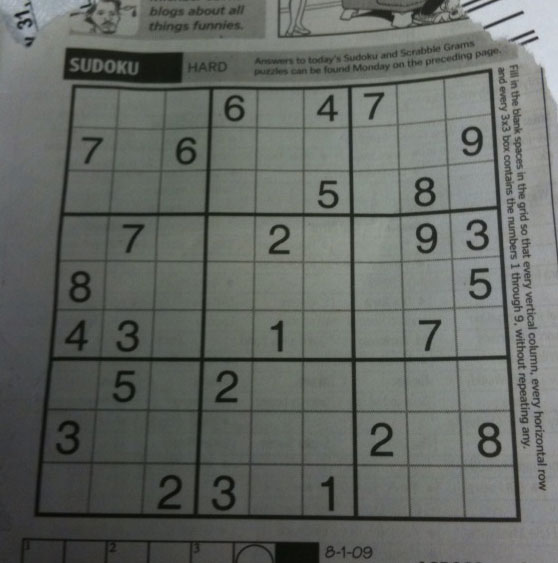
#> input picture Exercises/Part1/data/sudoku.png, 558 x 563 px
$ jupyter execute --allow-errors 5_image_segmentation.ipynb
#> lines starting #> are read from the running program, lines starting #| are printed output that depends on the picture; after the words box and inside, x2 and y2 are one past the last pixel; in counts of white or black regions, pixels touching at a corner belong together
# Image Segmentation

## Thresholding

[cell 1]
import numpy as np
import cv2
import matplotlib.pyplot as plt
import os

imagesDir = './data'

[cell 2]
img = cv2.imread(os.path.join(imagesDir, 'sudoku.png'))
#> img is the input picture: shape (563, 558, 3); mean B, G, R 99.5, 104.1, 100
img = cv2.cvtColor(img, cv2.COLOR_BGR2GRAY)
#> img: shape (563, 558)

plt.imshow(img, cmap='gray')
plt.title('Original Image')
plt.axis('off')
plt.show()

[cell 3]
blur1 = cv2.medianBlur(img, 5)

# Global Thresholding
_, thresh_binary = cv2.threshold(blur1, 127, 255, cv2.THRESH_BINARY)
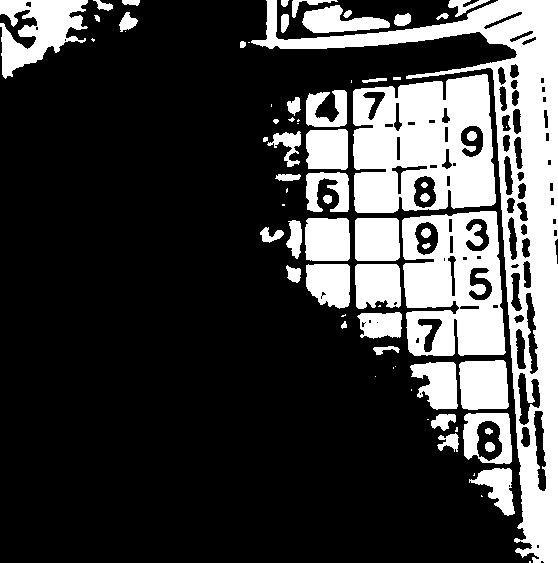
#> thresh_binary: shape (563, 558); 26% white; 73 white regions (22 under 20 px), largest, box (x1, y1, x2, y2) and area: (251, 0, 558, 563) 27354, (353, 74, 496, 213) 15287, (402, 211, 506, 356) 11071
_, thresh_binary_inv = cv2.threshold(blur1, 127, 255, cv2.THRESH_BINARY_INV)
_, thresh_truncate = cv2.threshold(blur1, 50, 255, cv2.THRESH_TRUNC)
_, thresh_to_zero = cv2.threshold(blur1, 127, 255, cv2.THRESH_TOZERO)
_, thresh_to_zero_inv = cv2.threshold(blur1, 127, 255, cv2.THRESH_TOZERO_INV)

titles = ['BINARY','BINARY_INV','TRUNC','TOZERO','TOZERO_INV']
images = [thresh_binary, thresh_binary_inv, thresh_truncate, thresh_to_zero, thresh_to_zero_inv]

fig = plt.figure(figsize=(17, 15))

for i in range(5):
    plt.subplot(1,5,i+1)
    plt.imshow(images[i],'gray',vmin=0,vmax=255)
    plt.title(titles[i])
    plt.xticks([])
    plt.yticks([])

plt.show()

# Adaptive Thresholding
adaptive_mean_thresh = cv2.adaptiveThreshold(blur1, 255, cv2.ADAPTIVE_THRESH_MEAN_C, cv2.THRESH_BINARY, 11, 2)
#> adaptive_mean_thresh: shape (563, 558); 78.5% white; 933 black regions (750 under 20 px), largest, box (x1, y1, x2, y2) and area: (34, 68, 521, 523) 16003, (187, 0, 535, 63) 4523, (63, 47, 184, 83) 2276
adaptive_gaussian_thresh = cv2.adaptiveThreshold(blur1, 255, cv2.ADAPTIVE_THRESH_GAUSSIAN_C, cv2.THRESH_BINARY, 11, 2)
#> adaptive_gaussian_thresh: shape (563, 558); 81.8% white; 695 black regions (518 under 20 px), largest, box (x1, y1, x2, y2) and area: (34, 68, 521, 522) 14492, (277, 0, 501, 38) 2417, (63, 47, 184, 83) 2026

# Otsu's Thresholding (after gaussian filtering)
blur2 = cv2.GaussianBlur(img,(5,5),0)
_, otsu_thresh = cv2.threshold(blur2, 0, 255, cv2.THRESH_BINARY + cv2.THRESH_OTSU)
#> otsu_thresh: shape (563, 558); 58.8% white; 179 black regions (109 under 20 px), largest, box (x1, y1, x2, y2) and area: (0, 47, 522, 563) 115329, (278, 0, 466, 38) 2012, (145, 19, 244, 37) 1189

titles = ['Adaptive Mean \nThresholding', 'Adaptive Gaussian \nThresholding', 'Otsu\'s Thresholding']
images = [adaptive_mean_thresh, adaptive_gaussian_thresh, otsu_thresh]

fig = plt.figure(figsize=(10, 8))

for i in range(3):
    plt.subplot(1,3,i+1)
    plt.imshow(images[i],'gray')
    plt.title(titles[i])
    plt.axis('off')

plt.show()

## Segmentation with K-Means

[K-Means](https://docs.opencv.org/master/d5/d38/group__core__cluster.html#ga9a34dc06c6ec9460e90860f15bcd2f88)

[cell 4]
img2 = cv2.imread(os.path.join(imagesDir, 'home.jpg'))
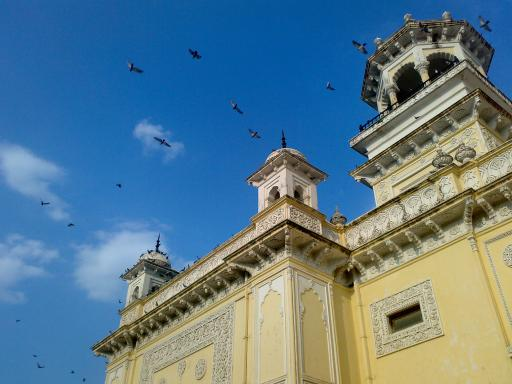
#> input picture Exercises/Part1/data/home.jpg, 512 x 384 px
#> img2 is the input picture: shape (384, 512, 3); mean B, G, R 141.2, 123.9, 91.6
img2 = cv2.cvtColor(img2, cv2.COLOR_BGR2RGB)

plt.imshow(img2)
plt.title('Original Image')
plt.axis('off')
plt.show()

[cell 5]
Z = img2.reshape((-1,3))
Z = np.float32(Z)

# Define criteria, number of clusters(K) and apply kmeans
criteria = (cv2.TERM_CRITERIA_EPS + cv2.TERM_CRITERIA_MAX_ITER, 10, 1.0)
k = 4
ret, label, center = cv2.kmeans(Z, k, None, criteria, 10, cv2.KMEANS_RANDOM_CENTERS)
#> ret = 261775482.8; center = [[66.57, 61.83, 41.95], [35.26, 105.8, 171.3], [139.1, 129, 93.17], [190.4, 183.7, 148.3]]

# Convert back to uint8, and make resulting image
center = np.uint8(center)
#> center = [[66, 61, 41], [35, 105, 171], [139, 129, 93], [190, 183, 148]]
result = center[label.flatten()]
result = result.reshape((img2.shape))

plt.imshow(result)
plt.title('K-Means Segmentation')
plt.axis('off')
plt.show()

## Segmentation with Watersheds

[Watershed](https://docs.opencv.org/4.5.1/d7/d1b/group__imgproc__misc.html#ga3267243e4d3f95165d55a618c65ac6e1)

Please check [this page](https://docs.opencv.org/4.x/d3/db4/tutorial_py_watershed.html) to fully follow and comprehend all the morphological operations applied.

[cell 6]
coins = cv2.imread(os.path.join(imagesDir, 'watershed_coins.jpg'))
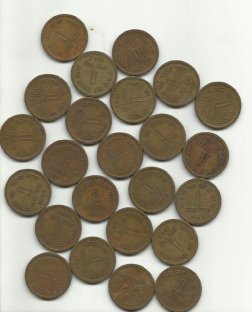
#> input picture Exercises/Part1/data/watershed_coins.jpg, 252 x 312 px
#> coins is the input picture: shape (312, 252, 3); mean B, G, R 136.3, 153.2, 161.4
coins = cv2.cvtColor(coins, cv2.COLOR_BGR2RGB)
coinsGray = cv2.cvtColor(coins, cv2.COLOR_RGB2GRAY)

plt.imshow(coinsGray, cmap='gray')
plt.title('Original Image')
plt.axis('off')
plt.show()

[cell 7]
# Finding an approximate estimate of the coins, using Otsu's binarization
ret, thresh = cv2.threshold(coinsGray, 0, 255, cv2.THRESH_BINARY_INV + cv2.THRESH_OTSU)
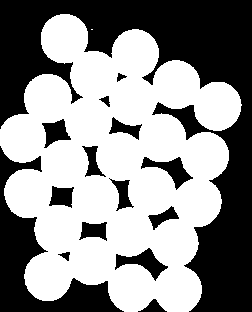
#> thresh: shape (312, 252); 55.9% white; 15 black regions, largest, box (x1, y1, x2, y2) and area: (0, 0, 252, 312) 24925, (0, 146, 124, 312) 5653, (115, 248, 168, 281) 657
#> ret = 162

plt.imshow(thresh, cmap='gray')
plt.title('Image after Otsu')
plt.axis('off')
plt.show()

[cell 8]
# Removing Noise
kernel = np.ones((3,3),np.uint8)
opening = cv2.morphologyEx(thresh, cv2.MORPH_OPEN, kernel, iterations = 2)
#> opening: shape (312, 252); 55.9% white; 15 black regions, largest, box (x1, y1, x2, y2) and area: (0, 0, 252, 312) 24935, (0, 146, 124, 312) 5653, (115, 248, 168, 281) 657

# Getting the background area
bg = cv2.dilate(opening, kernel, iterations=3)
#> bg: shape (312, 252); 66.1% white; 17 black regions (5 under 20 px), largest, box (x1, y1, x2, y2) and area: (0, 0, 252, 312) 21098, (0, 155, 116, 312) 4232, (175, 109, 199, 133) 203

# Getting the foreground area
distTransform = cv2.distanceTransform(opening, cv2.DIST_L2, 5)
ret, fg = cv2.threshold(distTransform, 0.7 * distTransform.max(), 255, 0)
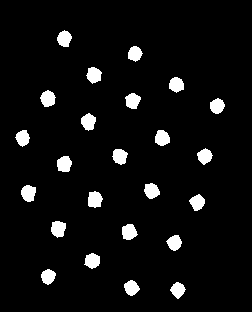
#> fg: shape (312, 252) float32; 5.6% white; 24 white regions, largest, box (x1, y1, x2, y2) and area: (88, 191, 103, 208) 198, (21, 185, 36, 202) 196, (51, 221, 66, 238) 196
#> ret = 16.78

# Getting the "unknown" area
fg = np.uint8(fg)
unknown = cv2.subtract(bg, fg)

fig, ax = plt.subplots(1,2,figsize=(8,6))

ax[0].imshow(distTransform, cmap='gray')
ax[0].set_title('Distance Transform')
ax[0].axis('off')

ax[1].imshow(fg, cmap='gray')
ax[1].set_title('Foreground')
ax[1].axis('off')

plt.show()

[cell 9]
# Marker labelling
ret, markers = cv2.connectedComponents(fg)
#> markers: shape (312, 252) int32; 25 distinct labels, from 0 to 24
#> ret = 25

# Add one to all labels so that sure background is not 0, but 1
markers = markers + 1
#> markers: shape (312, 252) int32; 25 distinct labels, from 1 to 25

# Now, mark the region of unknown with zero
markers[unknown==255] = 0
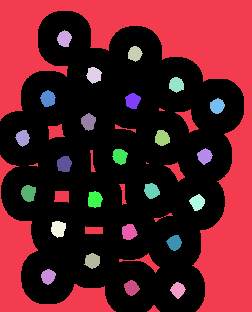
#> markers: shape (312, 252) int32; 26 distinct labels, from 0 to 25; one colour per label, 0 black

# Finally apply Watershed
markers = cv2.watershed(coins, markers)
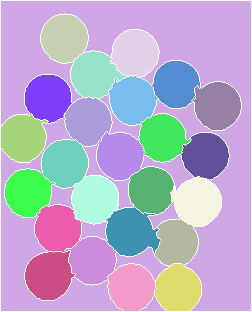
#> markers: shape (312, 252) int32; 26 distinct labels, from -1 to 25; one colour per label, 0 black, -1 white
coins[markers == -1] = [255,0,0]
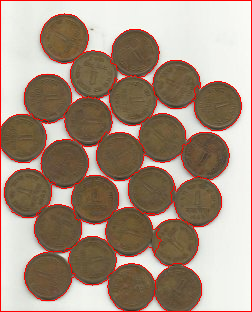
#> coins: shape (312, 252, 3); mean R, G, B 166, 145, 128.8

fig, ax = plt.subplots(1,2,figsize=(8,6))

ax[0].imshow(markers, cmap='Spectral')
ax[0].set_title('Marker Image After Segmentation')
ax[0].axis('off')

ax[1].imshow(coins)
ax[1].set_title('Watershed Segmentation Result')
ax[1].axis('off')

plt.show()

## Segmentation with Meanshift

`pyrMeanShiftFiltering(src, sp, sr, maxLevel, termcrit)`

*sp*: The spacial window radius

*sr*: The color window radius

*maxLevel*: Maximum level of the pyramid for the segmentation (by default is 1)

*termcrit*: Termination criteria (when to stop meanshift iterations)

[cell 10]
img3 = cv2.imread(os.path.join(imagesDir, 'streetLines_01.jpg'))
#> (the rest of this cell did not finish here and is left out)

### 1. Varying the spatial window radius

[cell 11]
fig, ax = plt.subplots(2, 2, figsize=(14,8))

#> (the rest of this cell did not finish here and is left out)

### 2. Varying the color window radius

[cell 12]
fig, ax = plt.subplots(2, 2, figsize=(14,8))

#> (the rest of this cell did not finish here and is left out)

### 3. Varying the maximum level of the pyramid

[cell 13]
fig, ax = plt.subplots(3, 2, figsize=(14,12))
fig.delaxes(ax[2][1])

for maxPyrLevel in range(2,12,2):
    segmentedRoadImg = cv2.pyrMeanShiftFiltering(img3, 40, 20, maxPyrLevel)
    ax[maxPyrLevel // 5, int(maxPyrLevel % 4 == 0)].imshow(segmentedRoadImg)
    ax[maxPyrLevel // 5, int(maxPyrLevel % 4 == 0)].set_title('maxPyrLevel = {0}'.format(maxPyrLevel))
    ax[maxPyrLevel // 5, int(maxPyrLevel % 4 == 0)].axis('off')
#> this loop made 5 passes
#> segmentedRoadImg on passes 1 to 5: [2, 0, 0, 0], [4, 0, 0, 0], [6, 0, 0, 0], [8, 0, 0, 0], [10, 0, 0, 0]

plt.show()
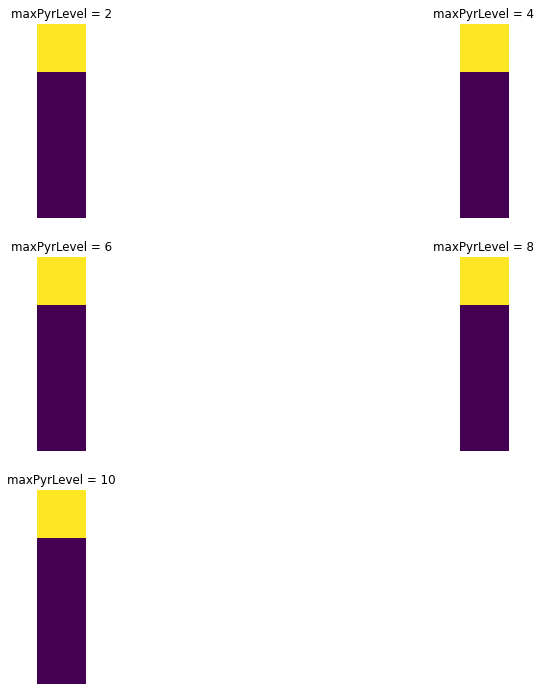
#> figure drawn by matplotlib, 5 panels

### 4. Varying the termination criteria

[cell 14]
fig, ax = plt.subplots(2, 2, figsize=(14,8))

for maxCount in range(5,11,5):
    segmentedRoadImg_epsilon1 = cv2.pyrMeanShiftFiltering(img3, 40, 20, 6, termcrit=(cv2.TERM_CRITERIA_EPS+cv2.TERM_CRITERIA_MAX_ITER, maxCount, 1))
    segmentedRoadImg_epsilon2 = cv2.pyrMeanShiftFiltering(img3, 40, 20, 6, termcrit=(cv2.TERM_CRITERIA_EPS+cv2.TERM_CRITERIA_MAX_ITER, maxCount, 2))

    ax[maxCount // 6, 0].imshow(segmentedRoadImg_epsilon1)
    ax[maxCount // 6, 0].set_title('maxCount = {0} and epsilon = 1'.format(maxCount))
    ax[maxCount // 6, 0].axis('off')

    ax[maxCount // 6, 1].imshow(segmentedRoadImg_epsilon2)
    ax[maxCount // 6, 1].set_title('maxCount = {0} and epsilon = 2'.format(maxCount))
    ax[maxCount // 6, 1].axis('off')
#> this loop made 2 passes

plt.show()
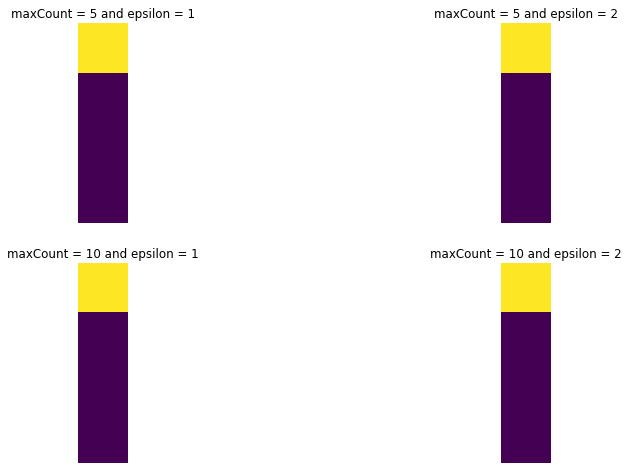
#> figure drawn by matplotlib, 4 panels
